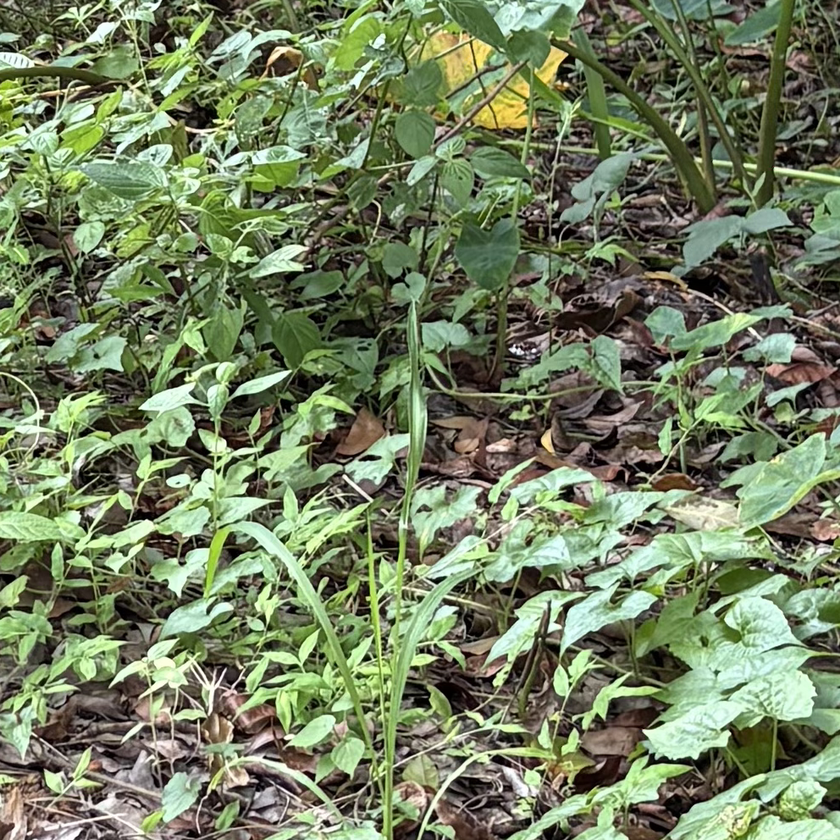
#> input picture My implementation/Restoration/Baseline_sample_20/ground_truth/001.png, 840 x 840 px, shrunk from 992 x 992 before the run, found by its file name; the run also reads 1 picture not shown here
$ python Noise_analysis_for_the_first_image.py
#> lines starting #> are read from the running program, lines starting #| are printed output that depends on the picture; long printed decimals are rounded
#> further down, im1_gt is the input picture: shape (840, 840, 3); mean B, G, R 96, 127.4, 115.1
import numpy as np
import cv2 as cv
import matplotlib.pyplot as plt
import scipy as sc
from scipy.stats import skew, kurtosis

def calculate_noise(gt_im, noisy_im):

    #Converting to RGB
    gt_im_rgb = cv.cvtColor(gt_im, cv.COLOR_BGR2RGB)
    noisy_im_rgb = cv.cvtColor(noisy_im, cv.COLOR_BGR2RGB)
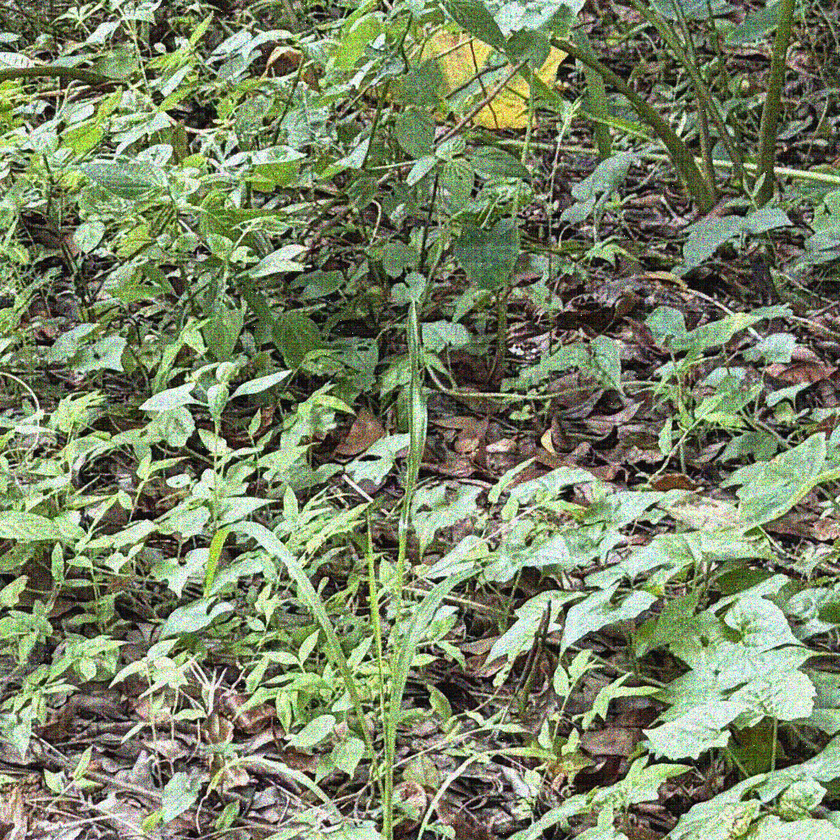
#> noisy_im_rgb: shape (840, 840, 3); mean R, G, B 122.2, 133.5, 103.1

    gt_f = gt_im_rgb.astype(np.float32)
    noisy_f = noisy_im_rgb.astype(np.float32)

    #Extracting noise
    residual = noisy_f - gt_f

    #Avoiding the negatives
    residual_vis = np.clip(residual + 128, 0, 255).astype(np.uint8)
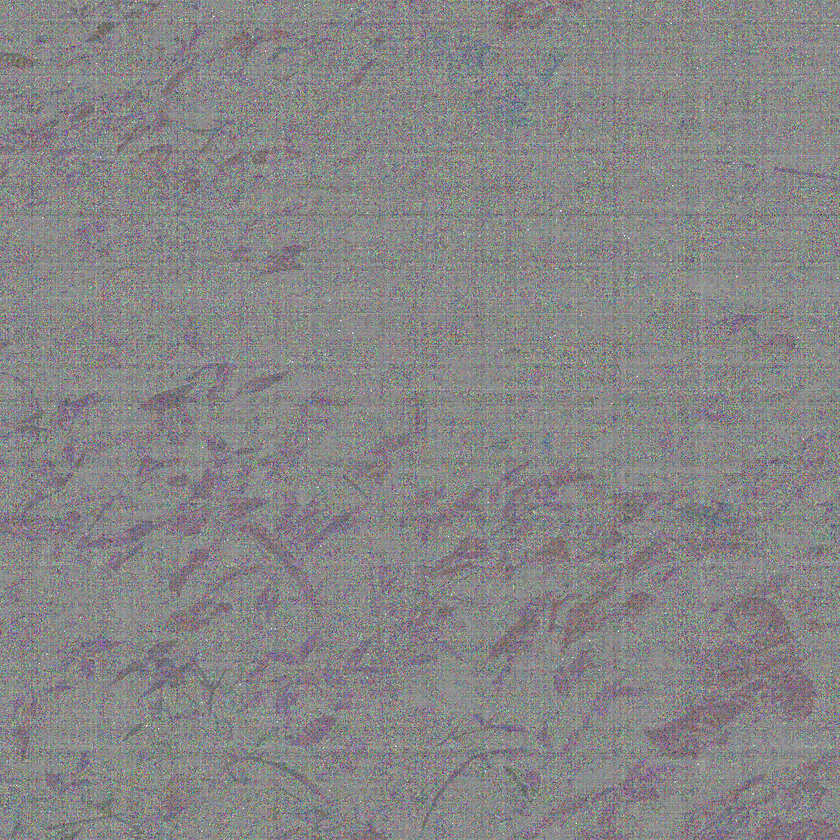
#> residual_vis: shape (840, 840, 3); mean R, G, B 135.1, 134.1, 135.1

    return gt_im_rgb, noisy_im_rgb, residual, residual_vis

#Testing on a single image
im1_gt = cv.imread('F:\\Mora SP Cup 2026\\Competition repo\\mora_sp_cup_2026\\competition_data\\public\\ground_truth\\001.png')
im1_noisy = cv.imread('F:\\Mora SP Cup 2026\\Competition repo\\mora_sp_cup_2026\\competition_data\\public\\noisy\\001_noise.png')

im1_gt_rgb, im1_noisy_rgb, residual, residual_vis = calculate_noise(im1_gt, im1_noisy)

#Displaying the noise
plt.figure(figsize=(15,5))

plt.subplot(1,3,1)
plt.imshow(im1_gt_rgb)
plt.title("Ground Truth")
plt.axis("off")

plt.subplot(1,3,2)
plt.imshow(im1_noisy_rgb)
plt.title("Noisy")
plt.axis("off")

plt.subplot(1,3,3)
plt.imshow(residual_vis)
plt.title("Residual: Noisy - GT")
plt.axis("off")

plt.show()

#Caluclating general statisitics
print("Overall residual mean:", np.mean(residual))
#| Overall residual mean: 6.757
print("Overall residual std :", np.std(residual))
#| Overall residual std : 25.227

print()

print("R mean:", np.mean(residual[:,:,0]))
#| R mean: 7.096
print("G mean:", np.mean(residual[:,:,1]))
#| G mean: 6.099
print("B mean:", np.mean(residual[:,:,2]))
#| B mean: 7.076

print()

print("R std:", np.std(residual[:,:,0]))
#| R std: 26.050
print("G std:", np.std(residual[:,:,1]))
#| G std: 24.7787
print("B std:", np.std(residual[:,:,2]))
#| B std: 24.819

#Noise histogram for three channels
plt.figure(figsize=(10,5))

plt.hist(residual[:,:,0].flatten(), bins=100,
         alpha=0.5, label="R")

plt.hist(residual[:,:,1].flatten(), bins=100,
         alpha=0.5, label="G")

plt.hist(residual[:,:,2].flatten(), bins=100,
         alpha=0.5, label="B")

plt.xlabel("Residual value")
plt.ylabel("Frequency")
plt.title("RGB Residual Histograms - Image 001")
plt.legend()

plt.show()
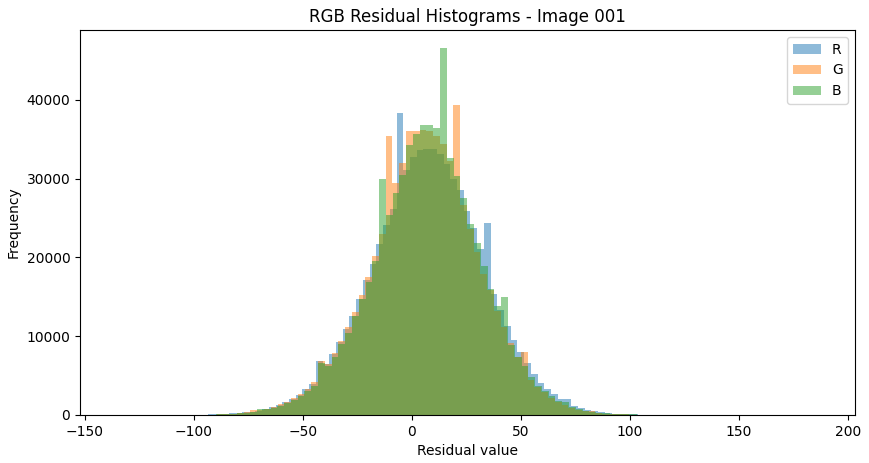
#> figure drawn by matplotlib, 1 panel; tallest bar 38327 high, from x = -7.04 to -3.96; tallest bar 39319 high, from x = 19 to 22.1; tallest bar 46559 high, from x = 12.95 to 16.06

#Channel wise part noise analysis
def intensity_noise_analysis(gt_rgb, residual, channel):

    gt_channel = gt_rgb[:, :, channel].astype(np.float32)
    res_channel = residual[:, :, channel]

    bin_edges = np.arange(0, 257, 16)

    bin_centers = []
    means = []
    stds = []

    for low, high in zip(bin_edges[:-1], bin_edges[1:]):

        mask = (gt_channel >= low) & (gt_channel < high)

        values = res_channel[mask]

        if len(values) > 0:
            bin_centers.append((low + high) / 2)
            means.append(np.mean(values))
            stds.append(np.std(values))

    return np.array(bin_centers), np.array(means), np.array(stds)

channels = ["R", "G", "B"]

plt.figure(figsize=(9,5))

for c in range(3):

    intensity, mean_noise, std_noise = intensity_noise_analysis(
        im1_gt_rgb, residual, c
    )

    plt.plot(
        intensity,
        std_noise,
        marker="o",
        label=channels[c]
    )
#> this loop made 3 passes
#> pass 1, in intensity_noise_analysis, `gt_channel = gt_rgb[:, :, channel].astype(np.float32)`:
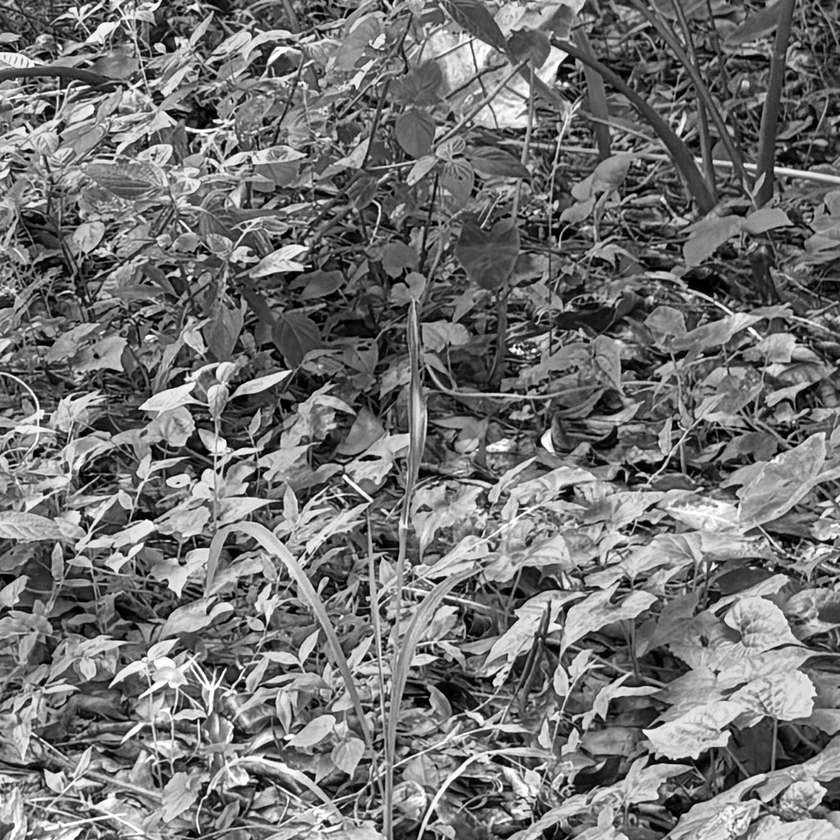
#> gt_channel: shape (840, 840) float32; min 0, max 255, mean 115.1
#> pass 1, in intensity_noise_analysis, `res_channel = residual[:, :, channel]`:
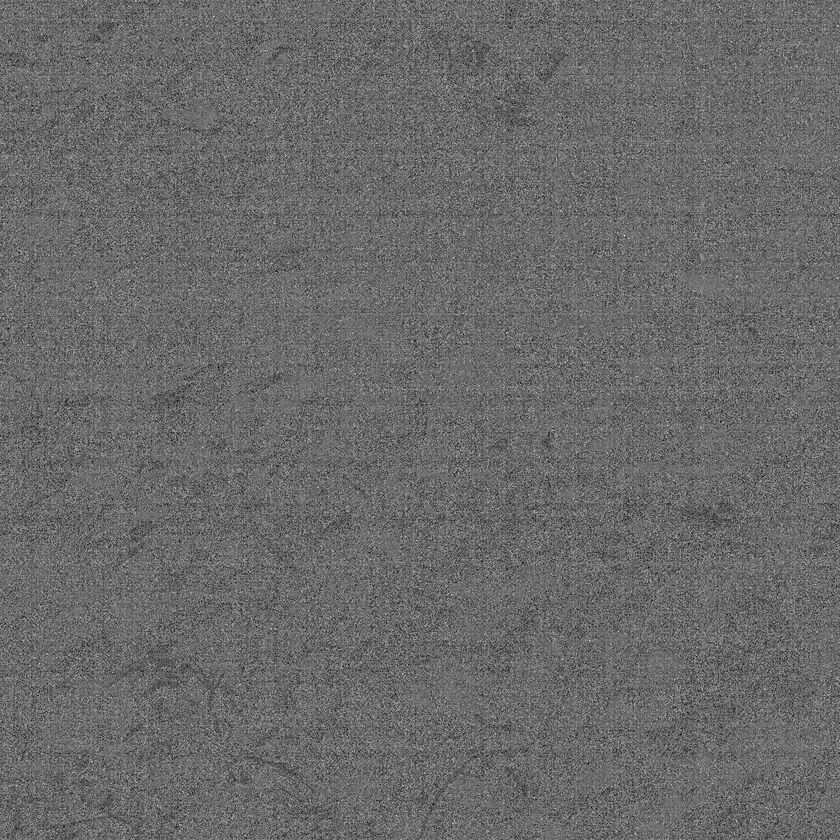
#> res_channel: shape (840, 840) float32; min -121, max 187, mean 7.1; drawn with min black and max white

plt.xlabel("Ground Truth Intensity")
plt.ylabel("Residual Standard Deviation")
plt.title("Noise Strength vs Signal Intensity - Image 001")

plt.legend()
plt.grid()

plt.show()
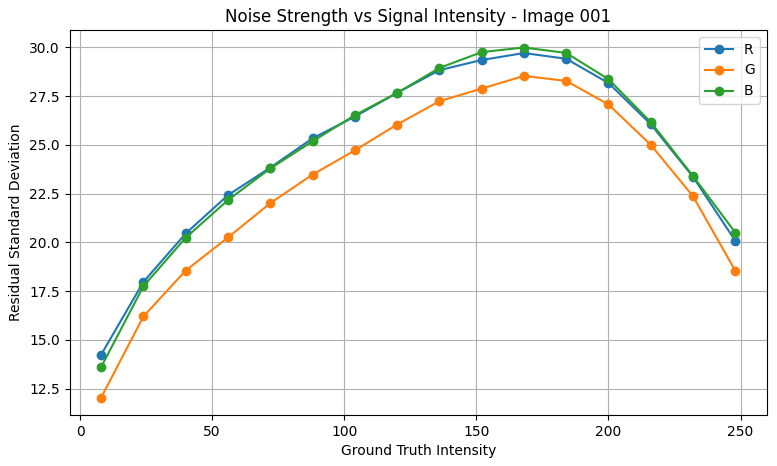
#> figure drawn by matplotlib, 1 panel; curve peaks at x = 168, y = 29.71; curve peaks at x = 168, y = 28.54; curve peaks at x = 168, y = 30

#mean residual vs intensity
plt.figure(figsize=(9,5))

for c in range(3):

    intensity, mean_noise, std_noise = intensity_noise_analysis(
        im1_gt_rgb, residual, c
    )

    plt.plot(
        intensity,
        mean_noise,
        marker="o",
        label=channels[c]
    )

plt.axhline(0, linestyle="--")

plt.xlabel("Ground Truth Intensity")
plt.ylabel("Mean Residual")
plt.title("Residual Bias vs Signal Intensity - Image 001")

plt.legend()
plt.grid()

plt.show()
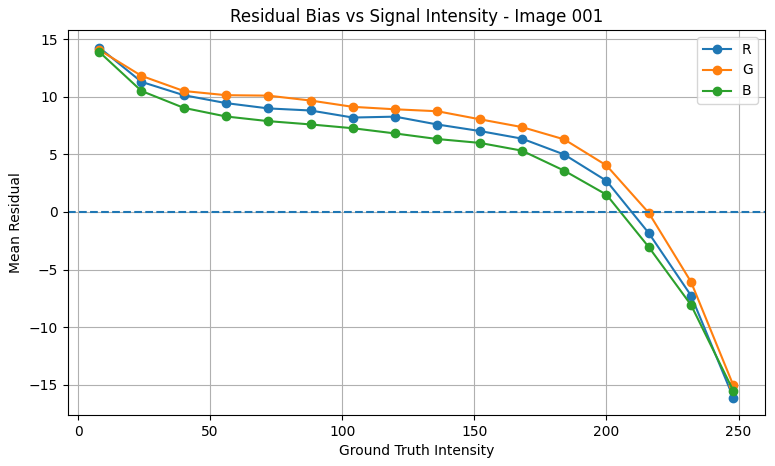
#> figure drawn by matplotlib, 1 panel; curve peaks at x = 8, y = 14.28; curve peaks at x = 8, y = 14.07; curve peaks at x = 8, y = 13.9

#More statistics
for c, name in enumerate(channels):

    data = residual[:,:,c].flatten()

    print(name)
    print("Mean     :", np.mean(data))
    print("Std      :", np.std(data))
    print("Skewness :", skew(data))
    print("Kurtosis :", kurtosis(data))
    print()
